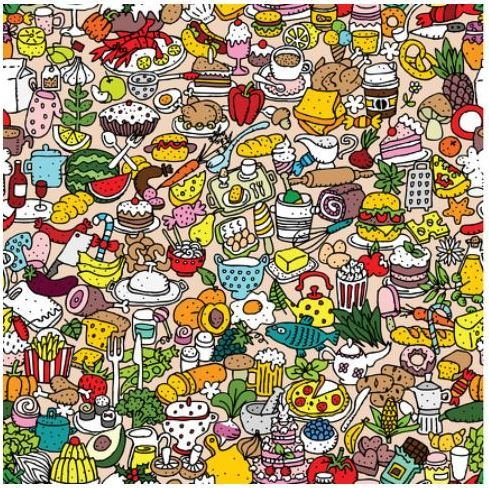
#> input picture img/Objetos.jpg, 489 x 488 px
$ jupyter execute ContarObjetos.ipynb
#> lines starting #> are read from the running program, lines starting #| are printed output that depends on the picture; after the words box and inside, x2 and y2 are one past the last pixel; in counts of white or black regions, pixels touching at a corner belong together
[cell 1]
import cv2
import numpy as np

imagen = cv2.imread('./img/Objetos.jpg')
#> imagen is the input picture: shape (488, 489, 3); mean B, G, R 115.8, 144.3, 162.1

hsv = cv2.cvtColor(imagen, cv2.COLOR_BGR2HSV)
#> hsv: shape (488, 489, 3); mean H, S, V 47.5, 99.9, 167.2
umbralBajo = np.array([0, 100, 70])
umbralAlto = np.array([5, 255, 255])

umbralBajo2 = np.array([177, 150, 30])
umbralAlto2 = np.array([180, 255, 255])

mascara1 = cv2.inRange(hsv, umbralBajo, umbralAlto)
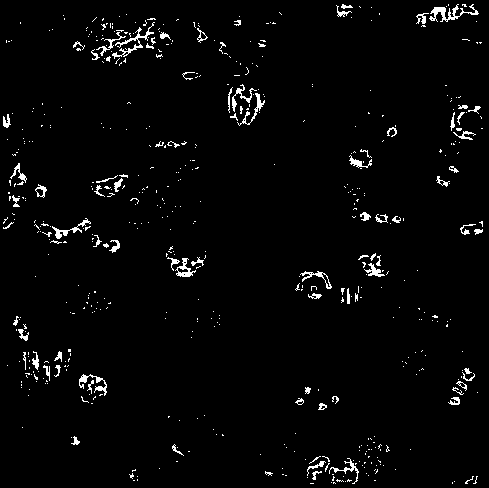
#> mascara1: shape (488, 489); 2.6% white in thin lines or dots
mascara2 = cv2.inRange(hsv, umbralBajo2, umbralAlto2)
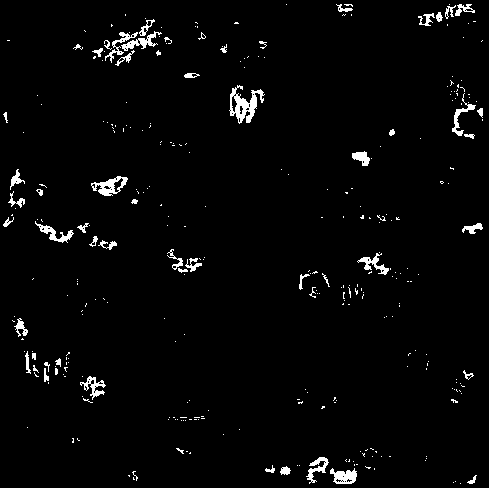
#> mascara2: shape (488, 489); 2.5% white; 320 white regions (266 under 20 px), largest, box (x1, y1, x2, y2) and area: (229, 85, 265, 124) 590, (91, 176, 128, 196) 334, (330, 468, 357, 484) 278

mascara = cv2.add(mascara1, mascara2)
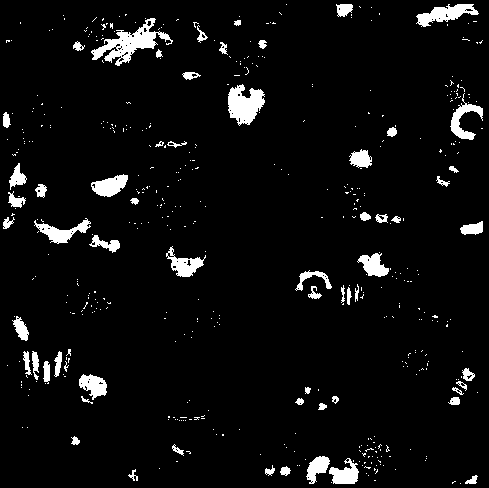
#> mascara: shape (488, 489); 5.1% white; 482 white regions (420 under 20 px), largest, box (x1, y1, x2, y2) and area: (91, 18, 173, 66) 1313, (228, 84, 265, 126) 993, (416, 4, 479, 27) 696

kernel = np.ones((5, 5), np.uint8)
mascara = cv2.morphologyEx(mascara, cv2.MORPH_OPEN, kernel)
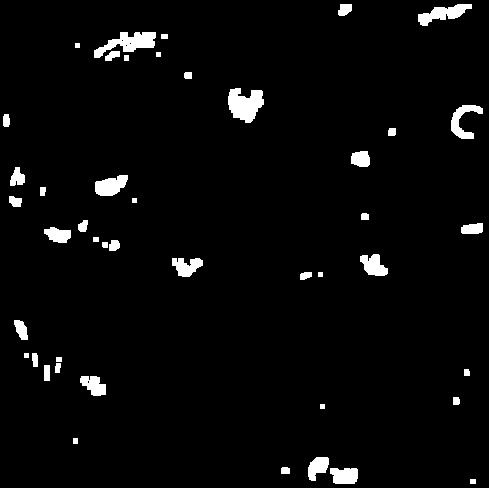
#> mascara: shape (488, 489); 3.3% white; 45 white regions, largest, box (x1, y1, x2, y2) and area: (228, 88, 264, 123) 858, (94, 32, 156, 58) 771, (418, 4, 472, 26) 571

num_labels, labels, stats, centroids = cv2.connectedComponentsWithStats(mascara, connectivity=4)
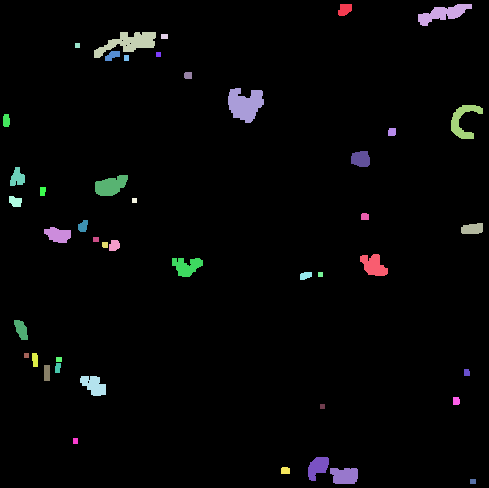
#> labels: shape (488, 489) int32; 46 distinct labels, from 0 to 45; one colour per label, 0 black
#> num_labels = 46; stats = 46 rows, first 6: [0, 0, 489, 488, 230784], [338, 4, 14, 12, 135], [418, 4, 54, 22, 571], [94, 32, 62, 26, 771], [161, 34, 7, 5, 35], [75, 43, 5, 5, 25]; centroids = 46 pairs, first value 5.89 to 472.5, second value 9.1 to 481

num_objetos = num_labels - 1
#> num_objetos = 45

print("Número de objetos:", num_objetos)
#| Número de objetos: 45

cv2.imshow("Imagen Original", imagen)
cv2.imshow("Máscara", mascara)
cv2.waitKey(0)
cv2.destroyAllWindows()

[cell 2]
def josephus_position(n):
#> called with n = 10
    m = 0
    while 2**m < n:
        m += 1

    # La posición de Josephus es 2^m + 1
    josephus_position = 2**m + 1

    return josephus_position

# Ejemplo con n = 41
n_soldiers = 10
result = josephus_position(n_soldiers)
print(f"Josephus debe sentarse en la posición: {result}")

[cell 3]
# Problema de Josephus
def josephus(asientos, saltos):
#> called with saltos = 2
    saltos -= 1
    soldado = saltos
    while len(asientos) > 1:
        print('Murio: ',asientos.pop(soldado))
        soldado = (soldado + saltos) % len(asientos)
    print('survivor: ', asientos[0])

josephus([1,2,3,4,5,6,7,8,9,10,11,12,13,14,15,16,17,18, 19, 20, 21, 22, 23, 24, 25, 26, 27, 28, 29,30,31,32,33,34,35,36,37,38,39,40,41], 2)
